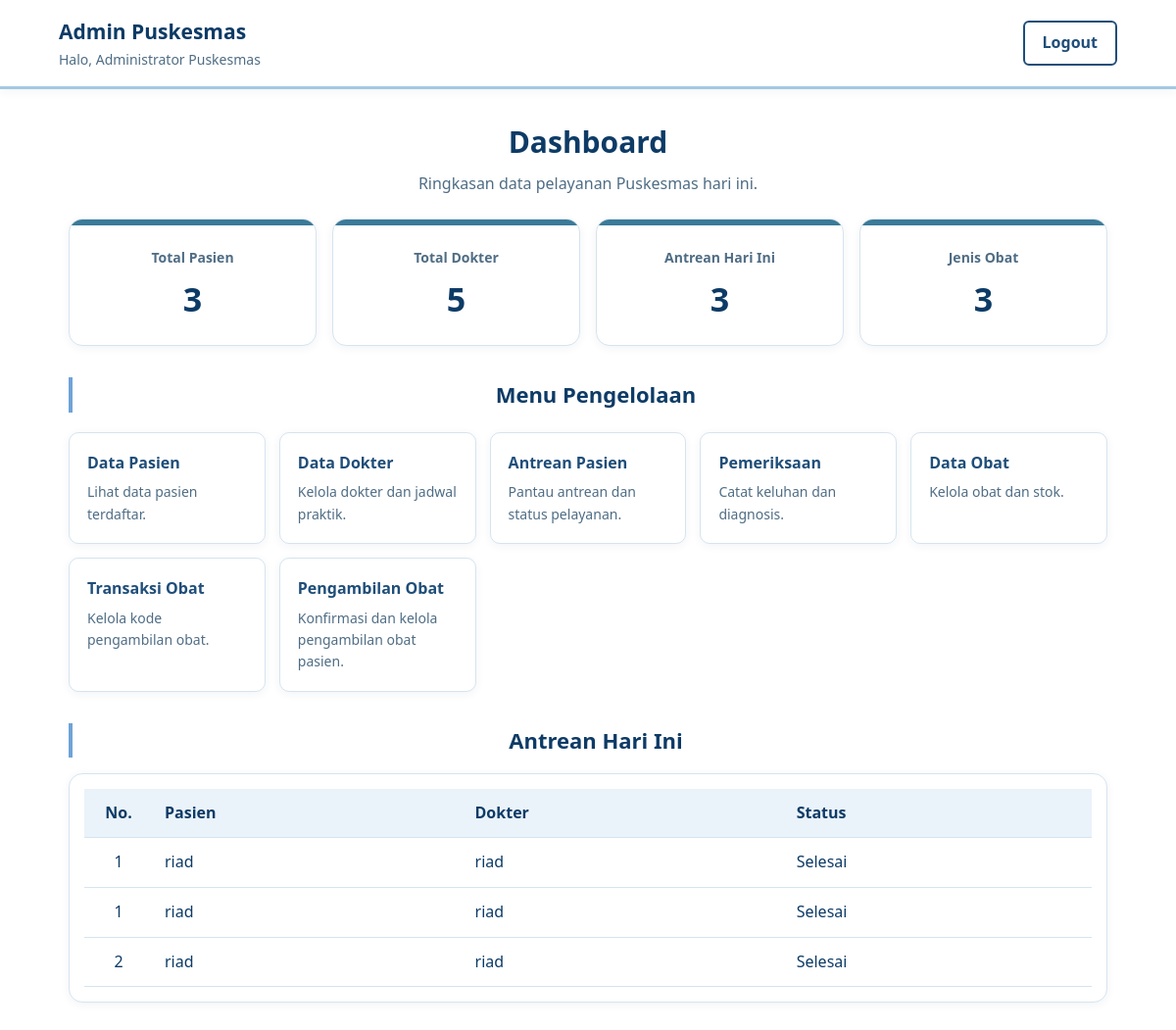
Page /admin/index.php (signed in) on the committed database.
### tables this page shows
CREATE TABLE `antrean` (
  `id` int(11) NOT NULL,
  `pasien_id` int(11) NOT NULL,
  `dokter_id` int(11) NOT NULL,
  `tanggal` date NOT NULL,
  `nomor_antrean` int(11) NOT NULL,
  `status` enum('Menunggu','Dipanggil','Selesai','Batal') DEFAULT 'Menunggu',
  `created_at` timestamp NOT NULL DEFAULT current_timestamp()
);

CREATE TABLE `pasien` (
  `id` int(11) NOT NULL,
  `nik` varchar(20) DEFAULT NULL,
  `nama` varchar(100) NOT NULL,
  `tanggal_lahir` date DEFAULT NULL,
  `jenis_kelamin` enum('L','P') DEFAULT NULL,
  `alamat` text DEFAULT NULL,
  `no_hp` varchar(20) DEFAULT NULL,
  `created_at` timestamp NOT NULL DEFAULT current_timestamp(),
  `user_id` int(11) DEFAULT NULL
);

CREATE TABLE `dokter` (
  `id` int(11) NOT NULL,
  `nama` varchar(100) NOT NULL,
  `spesialisasi` varchar(100) DEFAULT NULL,
  `no_hp` varchar(20) DEFAULT NULL
);

### admin/index.php (the view, shortened to what this page needs)
<?php
require_once "../koneksi.php";
function hitung($pdo, $sql) {
    return (int) $pdo->query($sql)->fetchColumn();
}
$totalPasien = hitung($pdo, "SELECT COUNT(*) FROM pasien");
$totalDokter = hitung($pdo, "SELECT COUNT(*) FROM dokter");
$totalAntrean = hitung(
    $pdo,
    "SELECT COUNT(*) FROM antrean
     WHERE tanggal = CURDATE()"
);
$totalObat = hitung($pdo, "SELECT COUNT(*) FROM obat");
$sql = "SELECT a.id, a.nomor_antrean, a.tanggal, a.status,
               p.nama AS nama_pasien,
               d.nama AS nama_dokter
        FROM antrean a
        JOIN pasien p ON a.pasien_id = p.id
        JOIN dokter d ON a.dokter_id = d.id
        WHERE a.tanggal = CURDATE()
        ORDER BY a.nomor_antrean ASC";
$antrean = $pdo->query($sql)->fetchAll(PDO::FETCH_ASSOC);
?>
<!DOCTYPE html>
<html lang="id">
<head>
    <link rel="stylesheet" href="../assets/css/style.css">
</head>
<body class="admin-page">
<header class="admin-header">
    <div>
        <strong>Admin Puskesmas</strong>
        <div>Halo, <?= htmlspecialchars($_SESSION["nama"] ?? "Administrator") ?></div>
    </div>
    <a href="../logout.php">Logout</a>
</header>
<main class="admin-content">
    <h1>Dashboard</h1>
    <p>Ringkasan data pelayanan Puskesmas hari ini.</p>
    <section class="stats">
        <div class="stat">
            <p>Total Pasien</p>
            <h2><?= $totalPasien ?></h2>
        </div>
        <div class="stat">
            <p>Total Dokter</p>
            <h2><?= $totalDokter ?></h2>
        </div>
        <div class="stat">
            <p>Antrean Hari Ini</p>
            <h2><?= $totalAntrean ?></h2>
        </div>
        <div class="stat">
            <p>Jenis Obat</p>
            <h2><?= $totalObat ?></h2>
        </div>
    </section>
    <h2>Menu Pengelolaan</h2>
    <section class="admin-menu">
        <a href="data_pasien.php"><strong>Data Pasien</strong><p>Lihat data pasien terdaftar.</p></a>
        <a href="dokter.php"><strong>Data Dokter</strong><p>Kelola dokter dan jadwal praktik.</p></a>
        <a href="antrean.php"><strong>Antrean Pasien</strong><p>Pantau antrean dan status pelayanan.</p></a>
        <a href="pemeriksaan.php"><strong>Pemeriksaan</strong><p>Catat keluhan dan diagnosis.</p></a>
        <a href="obat.php"><strong>Data Obat</strong><p>Kelola obat dan stok.</p></a>
        <a href="transaksi_obat.php"><strong>Transaksi Obat</strong><p>Kelola kode pengambilan obat.</p></a>
        <a href="pengambilan_obat.php" class="menu-card"><strong>Pengambilan Obat</strong><p>Konfirmasi dan kelola pengambilan obat pasien.</p></a>
    </section>
    <h2>Antrean Hari Ini</h2>
    <div class="table-wrap">
        <table>
            <thead>
                <tr>
                    <th>No.</th>
                    <th>Pasien</th>
                    <th>Dokter</th>
                    <th>Status</th>
                </tr>
            </thead>
            <tbody>
                <?php if (!$antrean): ?>
                    <tr>
                        <td colspan="4">Belum ada antrean hari ini.</td>
                    </tr>
                <?php else: ?>
                    <?php foreach ($antrean as $a): ?>
                        <tr>
                            <td><?= htmlspecialchars($a["nomor_antrean"]) ?></td>
                            <td><?= htmlspecialchars($a["nama_pasien"]) ?></td>
                            <td><?= htmlspecialchars($a["nama_dokter"]) ?></td>
                            <td><?= htmlspecialchars($a["status"]) ?></td>
                        </tr>
                    <?php endforeach; ?>
                <?php endif; ?>
            </tbody>
        </table>
    </div>
</main>
</body>
</html>

### rows in the picture
antrean: nomor_antrean "1", pasien.nama "riad", dokter.nama "riad", status "Selesai"
antrean: nomor_antrean "1", pasien.nama "riad", dokter.nama "riad", status "Selesai"
antrean: nomor_antrean "2", pasien.nama "riad", dokter.nama "riad", status "Selesai"

### other values in the picture
$_SESSION["nama"] "Administrator Puskesmas"
$totalPasien "3"
$totalDokter "5"
$totalAntrean "3"
$totalObat "3"
